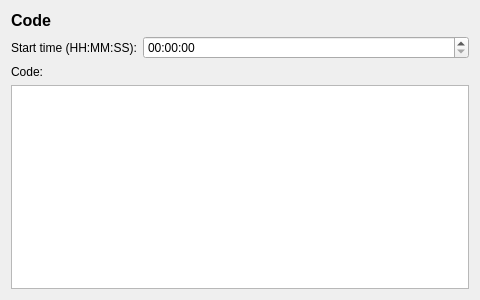
<?xml version="1.0" encoding="UTF-8"?>
<ui version="4.0">
 <class>CodeElementEditor</class>
 <widget class="QWidget" name="CodeElementEditor">
  <property name="geometry">
   <rect>
    <x>0</x>
    <y>0</y>
    <width>480</width>
    <height>300</height>
   </rect>
  </property>
  <property name="minimumSize">
   <size>
    <width>480</width>
    <height>0</height>
   </size>
  </property>
  <property name="windowTitle">
   <string>Form</string>
  </property>
  <layout class="QFormLayout" name="formLayout">
   <item row="0" column="0">
    <widget class="QLabel" name="label">
     <property name="font">
      <font>
       <pointsize>12</pointsize>
       <weight>75</weight>
       <bold>true</bold>
      </font>
     </property>
     <property name="text">
      <string>Code</string>
     </property>
    </widget>
   </item>
   <item row="3" column="0">
    <widget class="QLabel" name="label_3">
     <property name="text">
      <string>Code:</string>
     </property>
    </widget>
   </item>
   <item row="4" column="0" colspan="2">
    <widget class="QTextEdit" name="code_textEdit"/>
   </item>
   <item row="2" column="0">
    <widget class="QLabel" name="label_2">
     <property name="text">
      <string>Start time (HH:MM:SS):</string>
     </property>
    </widget>
   </item>
   <item row="2" column="1">
    <widget class="QTimeEdit" name="timeEdit">
     <property name="currentSection">
      <enum>QDateTimeEdit::SecondSection</enum>
     </property>		
     <property name="displayFormat">
      <string>HH:mm:ss</string>
     </property>
    </widget>
   </item>
  </layout>
 </widget>
 <resources/>
 <connections/>
</ui>
